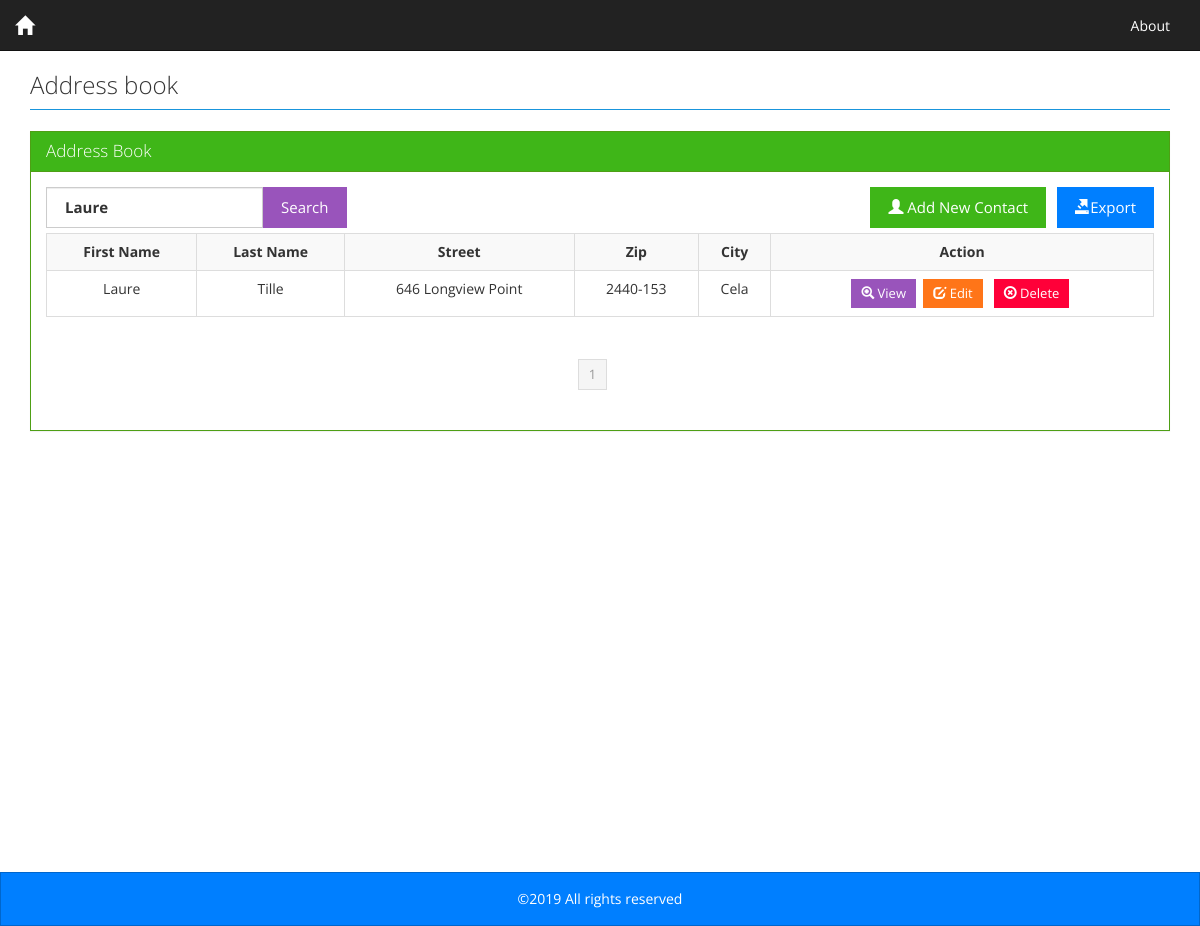
/index.php?keyword=Laure, run on the app's committed database.
### tables this page shows
CREATE TABLE `contacts` (
  `id` int(11) NOT NULL AUTO_INCREMENT,
  `first_name` varchar(255) NOT NULL,
  `last_name` varchar(255) NOT NULL,
  `street` varchar(255) DEFAULT NULL,
  `zip` varchar(255) DEFAULT NULL,
  `city` varchar(255) DEFAULT NULL,
  PRIMARY KEY (`id`)
);

### index.php (the view, shortened to what this page needs)
<?php
require_once './config.php';
include './header.php';
if (!(isset($_GET['pagenum']))) {
  $pagenum = 1;
} else {
  $pagenum = $_GET['pagenum'];
}
$page_limit = ($_GET["show"] <> "" && is_numeric($_GET["show"])) ? $_GET["show"] : 8;
try {
  $keyword = trim($_GET["keyword"]);
  if ($keyword <> "") {
    $sql = "SELECT * FROM contacts WHERE 1 AND "
      . " (first_name LIKE :keyword) ORDER BY first_name ";
    $stmt = $DB->prepare($sql);
    $stmt->bindValue(":keyword", $keyword . "%");
  } else {
    $sql = "SELECT * FROM contacts WHERE 1 ORDER BY first_name ";
    $stmt = $DB->prepare($sql);
  }
  $stmt->execute();
  $total_count = count($stmt->fetchAll());
  $last = ceil($total_count / $page_limit);
  $lower_limit = ($pagenum - 1) * $page_limit;
  $lower_limit = ($lower_limit < 0) ? 0 : $lower_limit;
  $sql2 = $sql . " limit " . ($lower_limit) . " ,  " . ($page_limit) . " ";
  $stmt = $DB->prepare($sql2);
  if ($keyword <> "") {
    $stmt->bindValue(":keyword", $keyword . "%");
  }
  $stmt->execute();
  $results = $stmt->fetchAll();
} catch (Exception $ex) {
  echo $ex->getMessage();
}
?>
<div class="row">
  <div class="panel panel-success">
    <div class="panel-heading">
      <h3 class="panel-title">Address Book</h3>
    </div>
    <div class="panel-body">
      <div class="col-lg-12" style="padding-left: 0; padding-right: 0;">
        <form action="index.php" method="get">
          <div class="col-lg-6 pull-left" style="padding-left: 0;">
            <span class="pull-left">
              <label class="col-lg-12 control-label" for="keyword" style="padding-right: 0;">
                <input type="text" value="<?php echo $_GET["keyword"]; ?>" placeholder="Search by first name" id="" class="form-control" name="keyword" style="height: 41px;">
              </label>
            </span>
            <button class="btn btn-info">Search</button>
          </div>
        </form>
        <div class="pull-right"><a href="contacts.php"><button class="btn btn-success"><span class="glyphicon glyphicon-user"></span> Add New Contact</button></a>
          &nbsp; <a href="download.php"><button class="btn btn-primary"><span class="glyphicon glyphicon-export"></span>Export</button></a>
        </div>
      </div>
      <div class="clearfix"></div>
      <?php if (count($results) > 0) { ?>
        <div class="table-responsive">
          <table class="table table-striped table-hover table-bordered ">
            <tbody>
              <tr>
                <th>First Name</th>
                <th>Last Name</th>
                <th>Street </th>
                <th>Zip </th>
                <th>City </th>
                <th>Action </th>
              </tr>
              <?php foreach ($results as $res) { ?>
                <tr>
                  <td><?php echo $res["first_name"]; ?></td>
                  <td><?php echo $res["last_name"]; ?></td>
                  <td><?php echo $res["street"]; ?></td>
                  <td><?php echo $res["zip"]; ?></td>
                  <td><?php echo $res["city"]; ?></td>
                  <td>
                    <a href="view_contacts.php?cid=<?php echo $res["id"]; ?>"><button class="btn btn-sm btn-info">
                        <span class="glyphicon glyphicon-zoom-in"></span> View</button></a>&nbsp;
                    <a href="contacts.php?m=update&cid=<?php echo $res["id"]; ?>&pagenum=<?php echo $_GET["pagenum"]; ?>">
                      <button class="btn btn-sm btn-warning"><span class="glyphicon glyphicon-edit"></span> Edit</button>
                    </a>&nbsp;
                    <a href="process_form.php?mode=delete&cid=<?php echo $res["id"]; ?>
                    &keyword=<?php echo $_GET["keyword"]; ?>&pagenum=<?php echo $_GET["pagenum"]; ?>" onclick="return confirm('Are you sure?')">
                      <button class="btn btn-sm btn-danger"><span class="glyphicon glyphicon-remove-circle"></span> Delete</button></a>&nbsp;
                  </td>
                </tr>
              <?php } ?>
            </tbody>
          </table>
        </div>
        <div class="col-lg-12 center">
          <ul class="pagination pagination-sm">
            <?php
              for ($i = 1; $i <= $last; $i++) {
                if ($i == $pagenum) {
                  ?>
                <li class="active"><a href="javascript:void(0);"><?php echo $i ?></a></li>
              <?php
                  } else {
                    ?>
                <li><a href="index.php?pagenum=<?php echo $i; ?>&keyword=<?php echo $_GET["keyword"]; ?>" class="links" onclick="displayRecords('<?php echo $page_limit; ?>', '<?php echo $i; ?>');"><?php echo $i ?></a></li>
            <?php
                }
              }
              ?>
          </ul>
        </div>
      <?php } else { ?>
        <div class="well well-lg">No contacts found.</div>
      <?php } ?>
    </div>
  </div>
</div>
<?php
include './footer.php';
?>

### assets/css/style.css (style rules this page uses)
html, body { height: 100%; }
body { font-size: 14px; line-height: 18px; }
.mainbody .row { margin: 0px; }
.panel-body { width: 100%; margin: 0 auto; }
.col-lg-12 { padding-left: 0; }
.table-bordered > thead > tr > th, .table-bordered > tbody > tr > th, .table-bordered > tfoot > tr > th, .table-bordered > thead > tr > td, .table-bordered > tbody > tr > td, .table-bordered > tfoot > tr > td { text-align: center; }
.center { float:none; margin: 0 auto; text-align: center; }

### data on the page
contacts: first_name "Laure", last_name "Tille", street "646 Longview Point", zip "2440-153", city "Cela"
